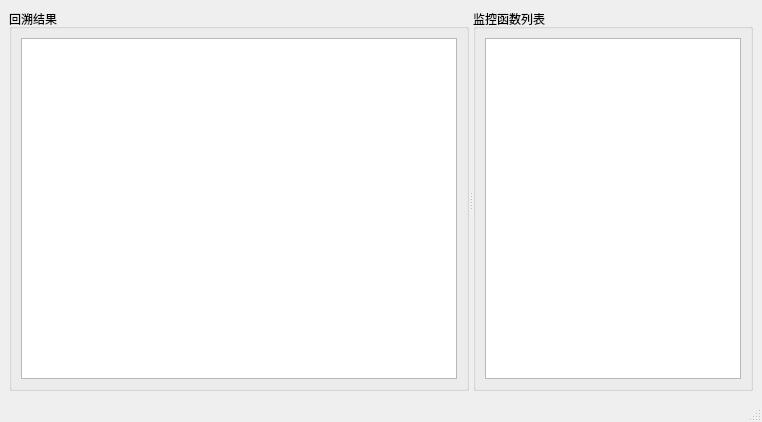
<?xml version="1.0" encoding="UTF-8"?>
<ui version="4.0">
 <class>stackTraceForm</class>
 <widget class="QMainWindow" name="stackTraceForm">
  <property name="geometry">
   <rect>
    <x>0</x>
    <y>0</y>
    <width>762</width>
    <height>422</height>
   </rect>
  </property>
  <property name="windowTitle">
   <string>堆栈回溯</string>
  </property>
  <widget class="QWidget" name="centralwidget">
   <layout class="QGridLayout" name="gridLayout_3">
    <item row="0" column="0">
     <widget class="QSplitter" name="splitter">
      <property name="orientation">
       <enum>Qt::Horizontal</enum>
      </property>
      <widget class="QGroupBox" name="groupBox">
       <property name="sizePolicy">
        <sizepolicy hsizetype="Preferred" vsizetype="Preferred">
         <horstretch>2</horstretch>
         <verstretch>0</verstretch>
        </sizepolicy>
       </property>
       <property name="title">
        <string>回溯结果</string>
       </property>
       <layout class="QGridLayout" name="gridLayout">
        <item row="0" column="0">
         <widget class="QTreeWidget" name="stackTraceTreeWidget">
          <property name="editTriggers">
           <set>QAbstractItemView::NoEditTriggers</set>
          </property>
          <property name="columnCount">
           <number>0</number>
          </property>
         </widget>
        </item>
       </layout>
      </widget>
      <widget class="QGroupBox" name="groupBox_2">
       <property name="title">
        <string>监控函数列表</string>
       </property>
       <layout class="QGridLayout" name="gridLayout_2">
        <item row="0" column="0">
         <widget class="QListWidget" name="stackTraceListWidget">
          <property name="editTriggers">
           <set>QAbstractItemView::NoEditTriggers</set>
          </property>
          <property name="selectionBehavior">
           <enum>QAbstractItemView::SelectRows</enum>
          </property>
         </widget>
        </item>
       </layout>
      </widget>
     </widget>
    </item>
   </layout>
  </widget>
  <widget class="QMenuBar" name="menubar">
   <property name="geometry">
    <rect>
     <x>0</x>
     <y>0</y>
     <width>762</width>
     <height>23</height>
    </rect>
   </property>
  </widget>
  <widget class="QStatusBar" name="statusbar"/>
 </widget>
 <resources/>
 <connections/>
</ui>
